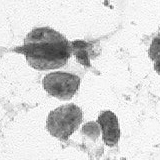
%> input picture imaging/cell.png, 160 x 160 px
$ octave celldetect.m   (GNU Octave 9; MATLAB toolbox functions it lacks are replaced by stand-ins)
%> lines starting %> are read from the running program, lines starting %| are printed output that depends on the picture; in (x1, y1, x2, y2) boxes, pixels count from 0 and x2, y2 are one past the last pixel; in counts of white or black regions, pixels touching at a corner belong together; the program's own positions count from 1
%% Example of cell boundary detection.
%% Load cell image
% Read in the cell and display it.
I=imread('cell.png');
%> I is the input picture: size 160x160 uint8; min 48, max 255, mean 215
figure, imshow(I), title('original image');
text(size(I,2),size(I,1)+15,'Image courtesy Ed Uthman','FontSize',10, 	'HorizontalAlignment','right');
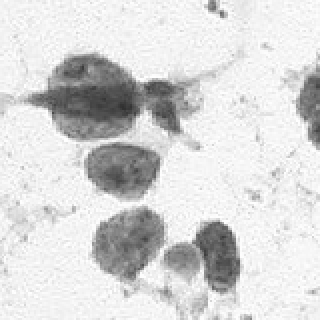
%> figure redrawn from the program's plot data; shown 2 times larger; its title reads 'original image'

%% Detect cell edges
% Detect the edges within the cell.  This uses the gradient image and a threshold to create a binary mask of the cell.
[~, threshold] = edge(I, 'sobel');
%> threshold = 0.0944
fudgeFactor = .5;
BWs = edge(I,'sobel', threshold * fudgeFactor);
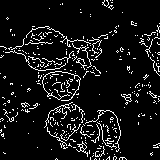
%> BWs: size 160x160 logical; 8.3% white in thin lines or dots
figure, imshow(BWs), title('binary gradient mask');

%% Dilate detected edges
% Thicken the lines using the structural element tool (strel) and the image dilation tool (imdilate).
se90 = strel('line', 3, 90);
se0 = strel('line', 3, 0);
BWsdil = imdilate(BWs, [se90 se0]);
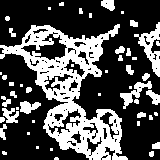
%> BWsdil: size 160x160 logical; 32.1% white; 49 white regions (22 under 20 px), largest, box (x1, y1, x2, y2) and area: (0, 24, 128, 160) 5893, (134, 22, 160, 77) 510, (120, 81, 152, 109) 280
figure, imshow(BWsdil), title('dilated gradient mask');

%% Fill interior gaps
% Now we fill the interior gaps of the cell.
BWdfill = imfill(BWsdil, 'holes');
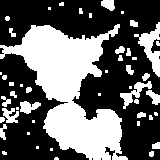
%> BWdfill: size 160x160 logical; 39.5% white; 48 white regions (21 under 20 px), largest, box (x1, y1, x2, y2) and area: (0, 24, 128, 160) 7751, (134, 22, 160, 77) 547, (120, 81, 152, 109) 282
figure, imshow(BWdfill);
title('binary image with filled holes');

%% Smooth away noise
% Finally, we smooth the object to remove the noisy disconnected globs from outside the cell.
seD = strel('diamond',1);
BWfinal = imerode(BWdfill,seD);
%> BWfinal: size 160x160 logical; 32.8% white; 55 white regions (40 under 20 px), largest, box (x1, y1, x2, y2) and area: (0, 25, 121, 160) 7018, (139, 23, 160, 76) 416, (121, 82, 151, 105) 166
BWfinal = imerode(BWfinal,seD);
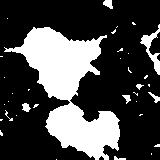
%> BWfinal: size 160x160 logical; 27.9% white; 35 white regions (26 under 20 px), largest, box (x1, y1, x2, y2) and area: (4, 27, 120, 160) 6423, (140, 24, 160, 75) 308, (103, 0, 113, 9) 62
figure, imshow(BWfinal), title('segmented image');

%% Display results
% Superimpose the edge detection over the original image to see the results of our automatic detection script.
BWoutline = bwperim(BWfinal);
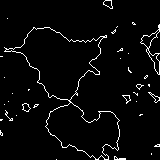
%> BWoutline: size 160x160 logical; 3.6% white in thin lines or dots
Segout = I;
Segout(BWoutline) = 0;
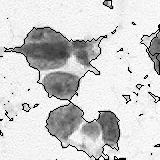
%> Segout: size 160x160 uint8; 3.64% of pixels changed, all inside (x1, y1, x2, y2) = (0, 0, 160, 160)
figure, imshow(Segout), title('outlined original image');
